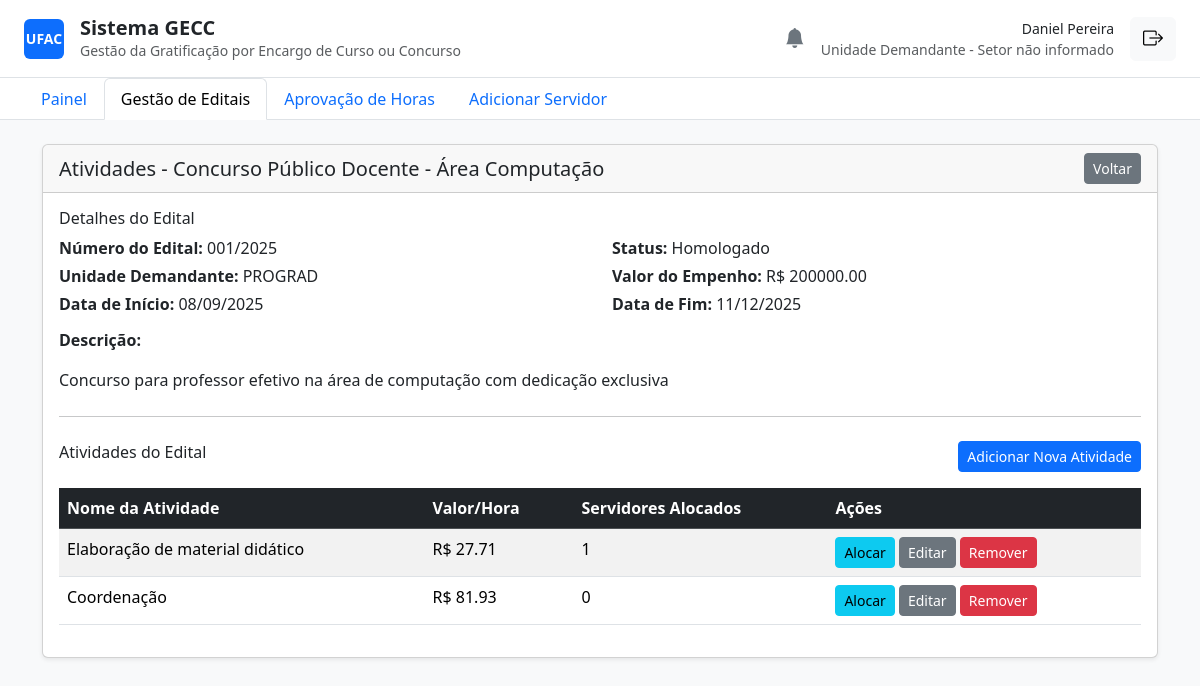
/editais/1/ (signed in), run on the app's committed database.
### core/models.py (models this page shows, shortened)
class ServidorProfile(models.Model):
    FUNCAO_CHOICES = [
        ("Servidor", "Servidor"),
        ("Unidade Demandante", "Unidade Demandante"),
        ("PRODGEP/PROPEG", "PRODGEP/PROPEG"),
    ]
    STATUS_CHOICES = [
        ("Aguardando Homologação", "Aguardando Homologação"),
        ("Homologado", "Homologado"),
        ("Recusado", "Recusado"),
    ]
    TITULACAO_CHOICES = [
        ('Graduação', 'Graduação'),
        ('Especialização', 'Especialização'),
        ('Mestrado', 'Mestrado'),
        ('Doutorado', 'Doutorado'),
        ('Pós-Doutorado', 'Pós-Doutorado'),
    ]
    user = models.OneToOneField(User, on_delete=models.CASCADE)
    siape = models.CharField(max_length=20, unique=True, null=True, blank=True)
    cpf = models.CharField(max_length=14, unique=True, null=True, blank=True)
    setor = models.CharField(max_length=100, blank=True)
    funcao = models.CharField(max_length=30, choices=FUNCAO_CHOICES, default="Servidor")
    status = models.CharField(max_length=30, choices=STATUS_CHOICES, default="Aguardando Homologação")
    telefone = models.CharField(max_length=20, blank=True)
    limite_horas_anual = models.IntegerField(default=120)
    horas_utilizadas = models.IntegerField(default=0)
    titulacao = models.CharField(max_length=20, choices=TITULACAO_CHOICES, null=True, blank=True)
    unidade = models.ForeignKey(Unidade, on_delete=models.SET_NULL, null=True, blank=True, related_name='servidores')

class Edital(models.Model):
    STATUS_CHOICES = [
        ("Rascunho", "Rascunho"),
        ("Aguardando Homologação", "Aguardando Homologação"),
        ("Homologado", "Homologado"),
        ("Recusado", "Recusado"),
        ("Ativo", "Ativo"),
        ("Finalizado", "Finalizado"),
    ]
    numero_edital = models.CharField(max_length=50, unique=True)
    titulo = models.CharField(max_length=255)
    descricao = models.TextField(blank=True)
    unidade_demandante_nome = models.CharField(max_length=255)
    data_inicio = models.DateField()
    data_fim = models.DateField()
    status = models.CharField(max_length=30, choices=STATUS_CHOICES, default="Rascunho")
    justificativa_recusa = models.TextField(blank=True, null=True)
    valor_empenho = models.DecimalField(max_digits=12, decimal_places=2, default=0.00)
    criado_por = models.ForeignKey(User, on_delete=models.PROTECT, related_name="editais_criados")
    homologado_por = models.ForeignKey(
        User,
        on_delete=models.PROTECT,
        related_name="editais_homologados",
        null=True,
        blank=True,
    )
    created_at = models.DateTimeField(auto_now_add=True)
    updated_at = models.DateTimeField(auto_now=True)
    class Meta:
        verbose_name = "Edital"
        verbose_name_plural = "Editais"
        ordering = ["-data_inicio"]

class Atividade(models.Model):
    tipo = models.ForeignKey(TipoAtividade, on_delete=models.PROTECT, related_name="atividades_criadas")
    edital = models.ForeignKey(Edital, on_delete=models.CASCADE, related_name="atividades")
    descricao = models.TextField()
    servidores_alocados = models.ManyToManyField(User, related_name="atividades_alocadas", blank=True)
    created_at = models.DateTimeField(auto_now_add=True)
    updated_at = models.DateTimeField(auto_now=True)
    class Meta:
        verbose_name = "Atividade do Edital"
        verbose_name_plural = "Atividades do Edital"

class TipoAtividade(models.Model):
    GRUPO_CHOICES = [
        ("Instrutoria", "Instrutoria"),
        ("Banca", "Banca Examinadora"),
        ("Logistica", "Logística"),
        ("Aplicacao", "Aplicação de Prova"),
    ]
    VINCULO_CHOICES = [
        ('Concurso', 'Concurso Público'),
        ('Processo', 'Processo Seletivo'),
        ('Ambos', 'Ambos'),
    ]
    grupo = models.CharField(max_length=20, choices=GRUPO_CHOICES)
    nome = models.CharField(max_length=255, unique=True)
    valor_hora = models.DecimalField(max_digits=10, decimal_places=2, validators=[MinValueValidator(0)])
    vinculo = models.CharField(max_length=10, choices=VINCULO_CHOICES, default='Ambos')
    class Meta:
        verbose_name = "Tipo de Atividade (Catálogo)"
        verbose_name_plural = "Tipos de Atividade (Catálogo)"
        ordering = ["grupo", "nome"]

### core/views.py (the view)
# urls.py: path("editais/<int:pk>/", views.detalhes_edital, name="detalhes_edital"),
@login_required
def detalhes_edital(request, pk):
    edital = get_object_or_404(Edital, pk=pk)
    is_owner = (edital.criado_por == request.user)
    user_profile = request.user.servidorprofile
    is_auditor = (user_profile.funcao == 'PRODGEP/PROPEG')
    if not is_owner and not is_auditor:
        if user_profile.funcao == 'Unidade Demandante':
            messages.warning(request, 'Você não tem permissão para ver os detalhes deste edital.')
            return redirect('listar_editais')
        return redirect('painel')
    atividades = edital.atividades.all().order_by('tipo__valor_hora')
    context = {'edital': edital, 'atividades': atividades}
    return render(request, 'detalhes_edital.html', context)

### core/templates/detalhes_edital.html (shortened to what this page needs)
{% extends 'base.html' %}
{% block content %}
<div class="card shadow-sm">
    <div class="card-header">
        <div class="d-flex justify-content-between align-items-center">
            <h3 class="h5 mb-0">{{ edital.titulo }}</h3>
            <a href="{% if user.servidorprofile.funcao == 'PRODGEP/PROPEG' %}{% url 'homologar_editais' %}{% else %}{% url 'listar_editais' %}{% endif %}" class="btn btn-secondary btn-sm">Voltar</a>
        </div>
    </div>
    <div class="card-body">
        <h4 class="h6">Detalhes do Edital</h4>
        <div class="row">
            <div class="col-md-6"><p class="mb-1"><strong>Número do Edital:</strong> {{ edital.numero_edital }}</p></div>
            <div class="col-md-6"><p class="mb-1"><strong>Status:</strong> {{ edital.status }}</p></div>
            <div class="col-md-6"><p class="mb-1"><strong>Unidade Demandante:</strong> {{ edital.unidade_demandante_nome }}</p></div>
            <div class="col-md-6"><p class="mb-1"><strong>Valor do Empenho:</strong> R$ {{ edital.valor_empenho|floatformat:2 }}</p></div>
            <div class="col-md-6"><p class="mb-1"><strong>Data de Início:</strong> {{ edital.data_inicio|date:"d/m/Y" }}</p></div>
            <div class="col-md-6"><p class="mb-1"><strong>Data de Fim:</strong> {{ edital.data_fim|date:"d/m/Y" }}</p></div>
        </div>
        <p class="mt-2"><strong>Descrição:</strong><br>{{ edital.descricao|linebreaks }}</p>
        <hr class="my-4">
        <div class="d-flex justify-content-between align-items-center mb-3">
            <h4 class="h6">Atividades do Edital</h4>
            {% if user.servidorprofile.funcao == 'Unidade Demandante' %}
            <a href="{% url 'adicionar_atividade' edital_pk=edital.pk %}" class="btn btn-primary btn-sm">Adicionar Nova Atividade</a>
            {% endif %}
        </div>
        <table class="table table-striped table-hover">
            <thead class="table-dark">
                <tr>
                    <th>Nome da Atividade</th>
                    <th>Valor/Hora</th>
                    <th>Servidores Alocados</th>
                    {% if user.servidorprofile.funcao == 'Unidade Demandante' %}
                    <th>Ações</th>
                    {% endif %}
                </tr>
            </thead>
            <tbody>
                {% for atividade in atividades %}
                <tr data-href="{% url 'detalhes_atividade' pk=atividade.pk %}">
                    <td>{{ atividade.tipo.nome }}</td>
                    <td>R$ {{ atividade.tipo.valor_hora|floatformat:2 }}</td>
                    <td>{{ atividade.servidores_alocados.count }}</td>
                    {% if user.servidorprofile.funcao == 'Unidade Demandante' %}
                    <td>
                        <a href="{% url 'alocar_servidores' pk=atividade.pk %}" class="btn btn-info btn-sm">Alocar</a>
                        <a href="{% url 'editar_atividade' pk=atividade.pk %}" class="btn btn-secondary btn-sm">Editar</a>
                        <button type="button" class="btn btn-danger btn-sm" data-bs-toggle="modal" data-bs-target="#removerAtividadeModal-{{ atividade.pk }}">
                            Remover
                        </button>
                    </td>
                    {% endif %}
                </tr>
                {% empty %}
                <tr>
                    <td colspan="4" class="text-center">Nenhuma atividade cadastrada para este edital.</td>
                </tr>
                {% endfor %}
            </tbody>
        </table>
    </div>
</div>
{% endblock %}

### core/templates/base.html (shortened to what this page needs)
<!DOCTYPE html>
<html lang="pt-br">
<head>
    <link href="https://cdn.jsdelivr.net/npm/bootstrap@5.3.3/dist/css/bootstrap.min.css" rel="stylesheet">
    <link rel="stylesheet" href="https://cdn.jsdelivr.net/npm/bootstrap-icons@1.11.3/font/bootstrap-icons.min.css">
</head>
<body class="bg-light">
    {% block header %}
    <header class="bg-white border-bottom px-4 py-3">
        <div class="d-flex justify-content-between align-items-center">
            <div class="d-flex align-items-center">
                <div class="bg-primary rounded d-flex align-items-center justify-content-center me-3" style="width: 40px; height: 40px;">
                    <span class="text-white fw-bold small">UFAC</span>
                </div>
                <div>
                    <h1 class="h5 mb-0 fw-semibold">Sistema GECC</h1>
                    <p class="small text-muted mb-0">Gestão da Gratificação por Encargo de Curso ou Concurso</p>
                </div>
            </div>
            <div class="d-flex align-items-center">
                {% if user.is_authenticated %}
                    <div class="dropdown me-3">
                        <a href="#" class="text-secondary position-relative" id="notificationDropdown" data-bs-toggle="dropdown" aria-expanded="false">
                            <i class="bi bi-bell-fill fs-5"></i>
                        </a>
                    </div>
                    <div class="text-end me-3">
                        <a href="{% url 'meu_perfil' %}" class="text-decoration-none">
                            <p class="mb-0 fw-medium small text-dark">{{ user.get_full_name|default:user.username }}</p>
                        </a>
                        <p class="small text-muted mb-0">
                            {{ user.servidorprofile.funcao }} - {{ user.servidorprofile.setor|default:"Setor não informado" }}
                        </p>
                    </div>
                    <form action="{% url 'logout' %}" method="post">
                        <button type="submit" class="btn btn-light" title="Sair">
                            <i class="bi bi-box-arrow-right fs-5"></i>
                        </button>
                    </form>
                {% endif %}
            </div>
        </div>
    </header>
    {% endblock header %}
    {% block navigation %}
    {% if user.is_authenticated %}
        <nav class="bg-white border-bottom px-4">
            <ul class="nav nav-tabs border-0">
                <li class="nav-item">
                    <a class="nav-link {% if request.resolver_match.url_name == 'painel' %}active{% endif %}" href="{% url 'painel' %}">Painel</a>
                </li>
                {% if user.servidorprofile.funcao == 'Unidade Demandante' %}
                    <li class="nav-item">
                        <a class="nav-link {% if 'editais' in request.path %}active{% endif %}" href="{% url 'listar_editais' %}">Gestão de Editais</a>
                    </li>
                    <li class="nav-item">
                        <a class="nav-link {% if 'horas/aprovar' in request.path %}active{% endif %}" href="{% url 'aprovar_horas' %}">Aprovação de Horas</a>
                    </li>
                    <li class="nav-item">
                        <a class="nav-link {% if 'servidores/adicionar' in request.path %}active{% endif %}" href="{% url 'adicionar_servidor' %}">Adicionar Servidor</a>
                    </li>
                {% endif %}
            </ul>
        </nav>
    {% endif %}
    {% endblock navigation %}
    <main class="container my-4">
{% block content %}{% endblock %}
    </main>
</body>
</html>

### data on the page
Edital: titulo "Atividades - Concurso Público Docente - Área Computação", numero_edital "001/2025", status "Homologado", unidade_demandante_nome "PROGRAD", valor_empenho "200000.00", data_inicio "08/09/2025", data_fim "11/12/2025", descricao "Concurso para professor efetivo na área de computação com dedicação exclusiva"
Atividade: tipo.nome "Elaboração de material didático", tipo.valor_hora "27.71", servidores_alocados.count "1"
Atividade: tipo.nome "Coordenação", tipo.valor_hora "81.93", servidores_alocados.count "0"

### other printed values
{{ user.get_full_name|default:user.username }} "Daniel Pereira"
{{ user.servidorprofile.funcao }} "Unidade Demandante"
{{ user.servidorprofile.setor|default:"Setor não informado" }} "Setor não informado"
